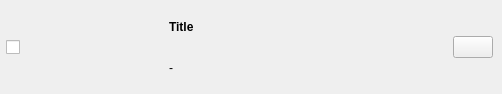
<?xml version="1.0" encoding="UTF-8"?>
<ui version="4.0">
 <class>VideoItem</class>
 <widget class="QWidget" name="VideoItem">
  <property name="geometry">
   <rect>
    <x>0</x>
    <y>0</y>
    <width>502</width>
    <height>94</height>
   </rect>
  </property>
  <property name="windowTitle">
   <string>Form</string>
  </property>
  <layout class="QHBoxLayout" name="horizontalLayout">
   <property name="leftMargin">
    <number>0</number>
   </property>
   <property name="topMargin">
    <number>0</number>
   </property>
   <property name="rightMargin">
    <number>0</number>
   </property>
   <property name="bottomMargin">
    <number>0</number>
   </property>
   <item>
    <widget class="QWidget" name="widget_2" native="true">
     <property name="styleSheet">
      <string notr="true">QWidget#widget_2{
	 background-image:url(:/icons/texture.png);
}</string>
     </property>
     <layout class="QHBoxLayout" name="horizontalLayout_3">
      <property name="leftMargin">
       <number>0</number>
      </property>
      <property name="topMargin">
       <number>0</number>
      </property>
      <property name="rightMargin">
       <number>0</number>
      </property>
      <property name="bottomMargin">
       <number>0</number>
      </property>
      <item>
       <layout class="QVBoxLayout" name="verticalLayout_2">
        <property name="leftMargin">
         <number>6</number>
        </property>
        <item>
         <widget class="QCheckBox" name="checkBox">
          <property name="sizePolicy">
           <sizepolicy hsizetype="Minimum" vsizetype="Expanding">
            <horstretch>0</horstretch>
            <verstretch>0</verstretch>
           </sizepolicy>
          </property>
          <property name="styleSheet">
           <string notr="true"/>
          </property>
          <property name="text">
           <string/>
          </property>
         </widget>
        </item>
       </layout>
      </item>
      <item>
       <widget class="RemotePixmapLabel2" name="thumbnail">
        <property name="minimumSize">
         <size>
          <width>128</width>
          <height>72</height>
         </size>
        </property>
        <property name="text">
         <string/>
        </property>
       </widget>
      </item>
      <item>
       <widget class="QWidget" name="widget" native="true">
        <property name="sizePolicy">
         <sizepolicy hsizetype="Expanding" vsizetype="Preferred">
          <horstretch>0</horstretch>
          <verstretch>0</verstretch>
         </sizepolicy>
        </property>
        <layout class="QHBoxLayout" name="horizontalLayout_2">
         <item>
          <layout class="QVBoxLayout" name="verticalLayout">
           <item>
            <widget class="ElidedLabel" name="title">
             <property name="font">
              <font>
               <weight>75</weight>
               <bold>true</bold>
              </font>
             </property>
             <property name="text">
              <string>Title</string>
             </property>
            </widget>
           </item>
           <item>
            <widget class="QLabel" name="duration">
             <property name="text">
              <string>-</string>
             </property>
            </widget>
           </item>
          </layout>
         </item>
         <item>
          <widget class="QLabel" name="pos">
           <property name="sizePolicy">
            <sizepolicy hsizetype="Maximum" vsizetype="Preferred">
             <horstretch>0</horstretch>
             <verstretch>0</verstretch>
            </sizepolicy>
           </property>
           <property name="font">
            <font>
             <pointsize>9</pointsize>
             <italic>true</italic>
            </font>
           </property>
           <property name="styleSheet">
            <string notr="true">padding-right: 3px;
padding-left: 3px;</string>
           </property>
           <property name="text">
            <string/>
           </property>
           <property name="alignment">
            <set>Qt::AlignRight|Qt::AlignTrailing|Qt::AlignVCenter</set>
           </property>
          </widget>
         </item>
         <item>
          <widget class="QPushButton" name="play">
           <property name="sizePolicy">
            <sizepolicy hsizetype="Maximum" vsizetype="Fixed">
             <horstretch>0</horstretch>
             <verstretch>0</verstretch>
            </sizepolicy>
           </property>
           <property name="text">
            <string/>
           </property>
           <property name="icon">
            <iconset resource="icons.qrc">
             <normaloff>:/icons/others/primo/button_blue_play.png</normaloff>:/icons/others/primo/button_blue_play.png</iconset>
           </property>
           <property name="iconSize">
            <size>
             <width>20</width>
             <height>20</height>
            </size>
           </property>
          </widget>
         </item>
        </layout>
       </widget>
      </item>
     </layout>
    </widget>
   </item>
  </layout>
 </widget>
 <customwidgets>
  <customwidget>
   <class>ElidedLabel</class>
   <extends>QLabel</extends>
   <header>elidedlabel.h</header>
  </customwidget>
  <customwidget>
   <class>RemotePixmapLabel2</class>
   <extends>QLabel</extends>
   <header>remotepixmaplabel2.h</header>
  </customwidget>
 </customwidgets>
 <resources>
  <include location="icons.qrc"/>
 </resources>
 <connections/>
</ui>
